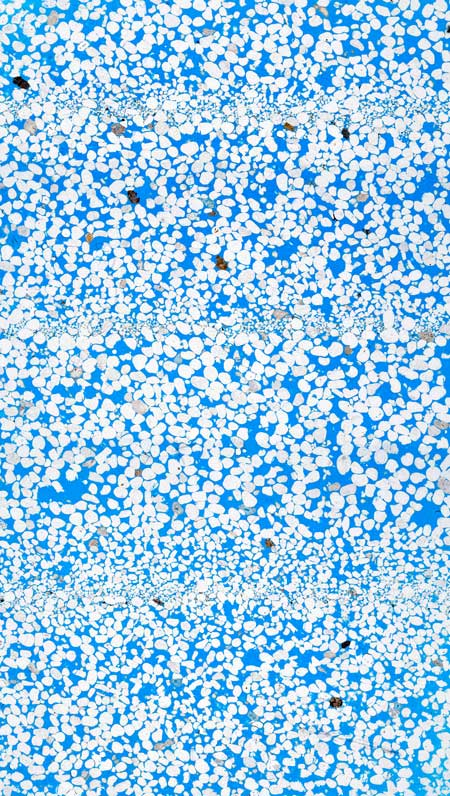
#> input picture SandstoneParameters/sandLaminated.jpg, 450 x 796 px
$ jupyter execute --allow-errors BergLaminatedSand.ipynb
#> lines starting #> are read from the running program, lines starting #| are printed output that depends on the picture
## Trying to replicate Berg et al, 2003. Assesment of textural variation in laminated sands with computer vision

[cell 1]
import cv2
import numpy as np
import matplotlib.pyplot as plt

## Plotting image

[cell 2]
img = cv2.imread("sandLaminated.jpg", cv2.COLOR_BGR2RGB)
#> img is the input picture: shape (796, 450, 3); mean B, G, R 233, 203.1, 155.7

def plotRGB(img):
    plt.rcParams["figure.figsize"] = (20,10)
    imgrgb = cv2.cvtColor(img,cv2.COLOR_BGR2RGB)
    plt.imshow(imgrgb)
    plt.title(imgrgb.shape)


plotRGB(img)

## Apply fast Means Denoising

[cell 3]
dst = cv2.fastNlMeansDenoisingColored(img,None,10,10,7,21)
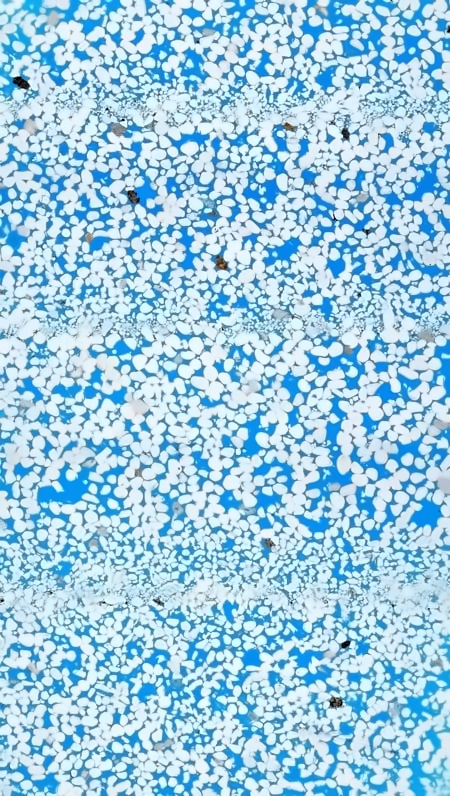
#> dst: shape (796, 450, 3); mean B, G, R 227.1, 203, 157.1

plotRGB(dst)

[cell 4]
import pandas as pd
from sklearn.cluster import KMeans

def quantize_image(img, n_clusters):
    """
    Agrupa los pixeles en una imagen y regresa la imagen cuantizada

    img - 3D numpy array
    n_clusters - numero de clusters o colores en la imagen final

    """
#> called with n_clusters = 2

    img = np.array(img, dtype=np.float64)/255 # se normaliza
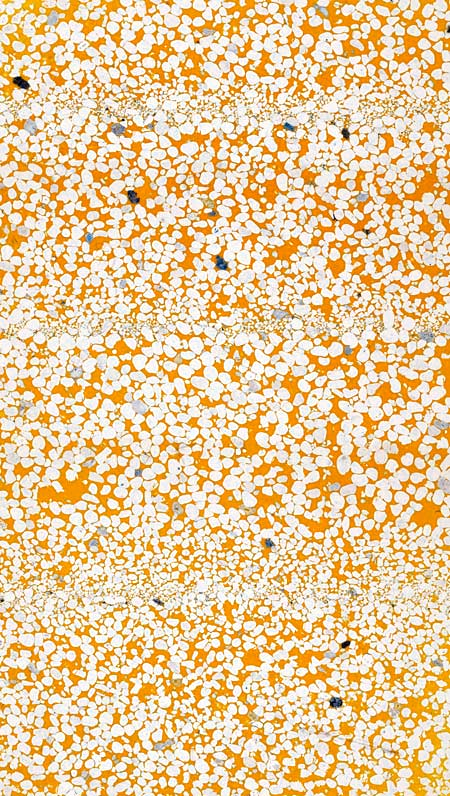
#> img: shape (796, 450, 3) float64; mean of channels 0, 1, 2 0.611, 0.796, 0.914; drawn as B, G, R

    m,l,k = img.shape[0],img.shape[1], img.shape[2] # redimesionando los datos
#> m = 796; l = 450; k = 3
    df = pd.DataFrame(img.reshape(m*l, k))
#> df = table of 358200 rows and 3 columns
    df.columns = ["R", "G", "B"]


    kmeans = KMeans(n_clusters= n_clusters)

    kmeans.fit(df.sample(5000))

    df["clusters"]= kmeans.predict(df)

    centers = pd.DataFrame(kmeans.cluster_centers_)

    centers["clusters"] = range(n_clusters)


    df["ind"] = df.index
    df = df.merge(centers)
#> df = table of 358200 rows and 8 columns
    df = df.sort_values("ind")
    df = df.drop("ind", 1)

    quant_img = df.iloc[:,4:7].values

    quant_img = quant_img.reshape(img.shape[0], img.shape[1], img.shape[2])

    #quant_img = quant_img*255

    quant_img = np.array(quant_img, dtype=np.float64)


    return quant_img
